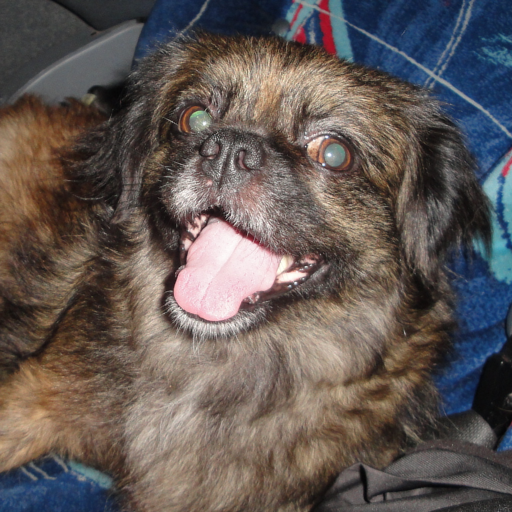
#> input picture chicky_512.png, 512 x 512 px
$ python Thresh.py
#> lines starting #> are read from the running program, lines starting #| are printed output that depends on the picture
# -*- coding: utf-8 -*-
"""
Created on Fri Sep 27 10:46:16 2019

@author: aqdus
"""

import cv2 as cv
import numpy as np

img = cv.imread('chicky_512.png')
#> img is the input picture: shape (512, 512, 3); mean B, G, R 85.8, 89.1, 98.5
_, th1 = cv.threshold(img, 50, 255, cv.THRESH_BINARY)
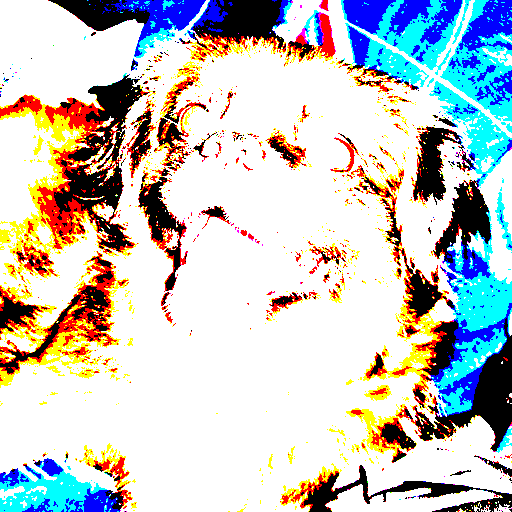
#> th1: shape (512, 512, 3); mean B, G, R 196.9, 199.2, 196.9
_, th2 = cv.threshold(img, 200, 255, cv.THRESH_BINARY_INV)
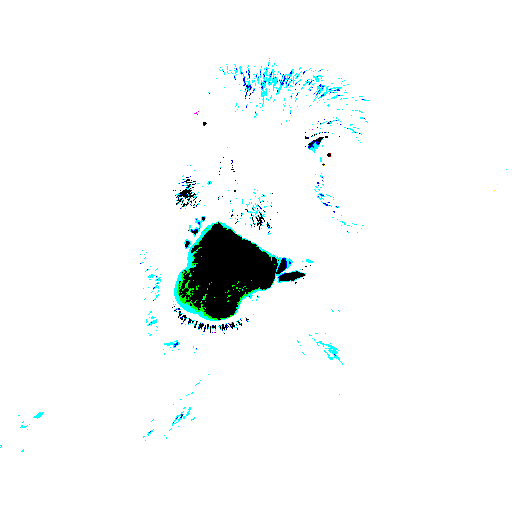
#> th2: shape (512, 512, 3); mean B, G, R 248.3, 248.4, 245
_, th3 = cv.threshold(img, 127, 255, cv.THRESH_TRUNC)
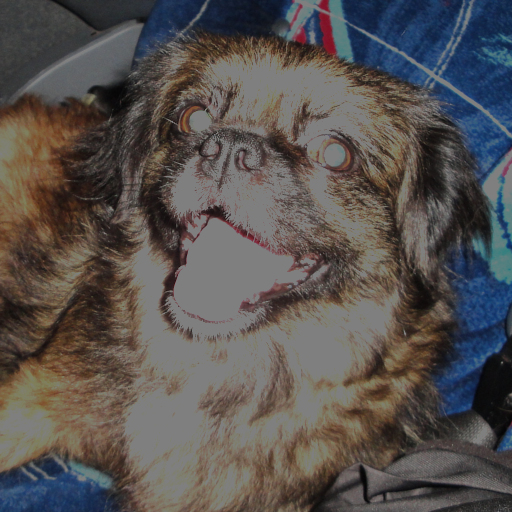
#> th3: shape (512, 512, 3); mean B, G, R 80.6, 82.5, 87.2
_, th4 = cv.threshold(img, 127, 255, cv.THRESH_TOZERO)
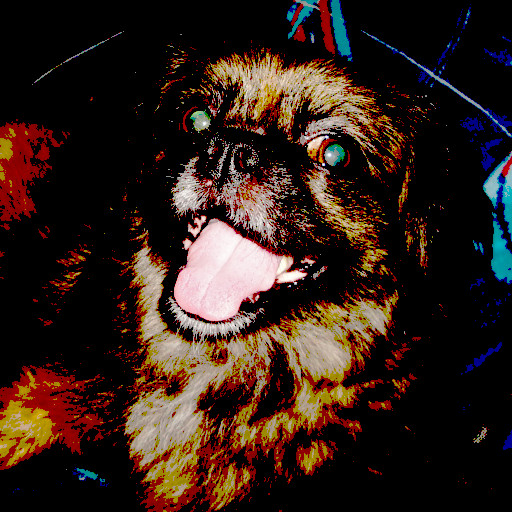
#> th4: shape (512, 512, 3); mean B, G, R 24, 32.1, 49.5
_, th5 = cv.threshold(img, 127, 255, cv.THRESH_TOZERO_INV)
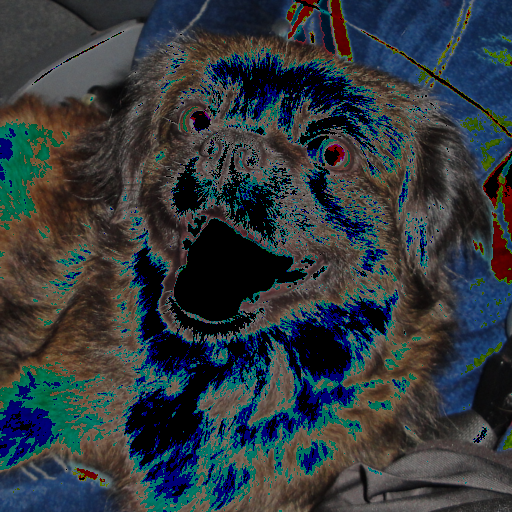
#> th5: shape (512, 512, 3); mean B, G, R 61.8, 57, 49


cv.imshow("Image", img)
cv.imshow("th1", th1)
cv.imshow("th2", th2)
cv.imshow("th3", th3)
cv.imshow("th4", th4)
cv.imshow("th5", th5)

cv.waitKey(0)
cv.destroyAllWindows()

$ run again, with gradient.png copied over chicky_512.png
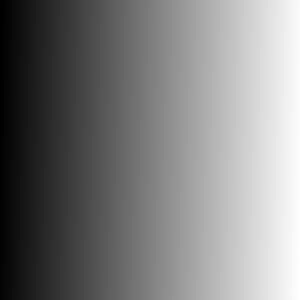
#> input picture gradient.png, 300 x 300 px
#> img is the input picture: shape (300, 300, 3); mean B, G, R 126.5, 126.5, 126.5
#> `_, th2 = cv.threshold(img, 200, 255, cv.THRESH_BINARY_INV)`:
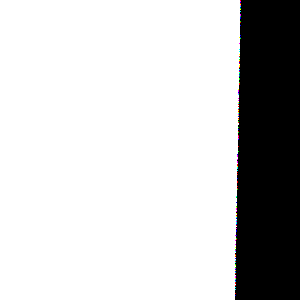
#> th2: shape (300, 300, 3); mean B, G, R 202.2, 202.1, 202.2
#> `_, th5 = cv.threshold(img, 127, 255, cv.THRESH_TOZERO_INV)`:
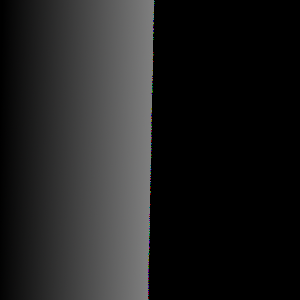
#> th5: shape (300, 300, 3); mean B, G, R 32.2, 32.2, 32.2

$ run again, with sudoku.png copied over chicky_512.png
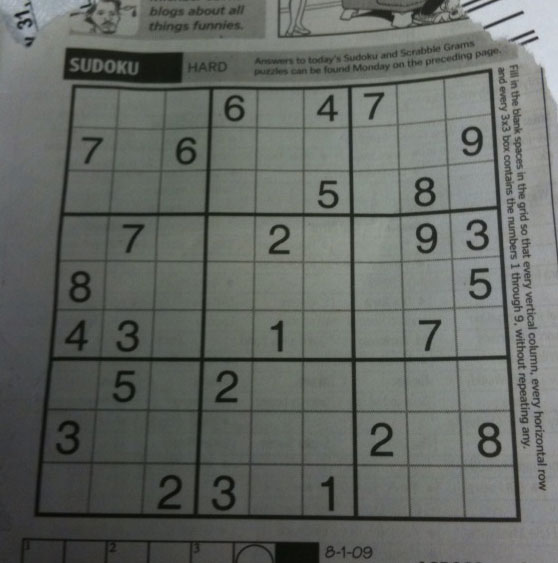
#> input picture sudoku.png, 558 x 563 px
#> img is the input picture: shape (563, 558, 3); mean B, G, R 99.5, 104.1, 100
#> `_, th4 = cv.threshold(img, 127, 255, cv.THRESH_TOZERO)`:
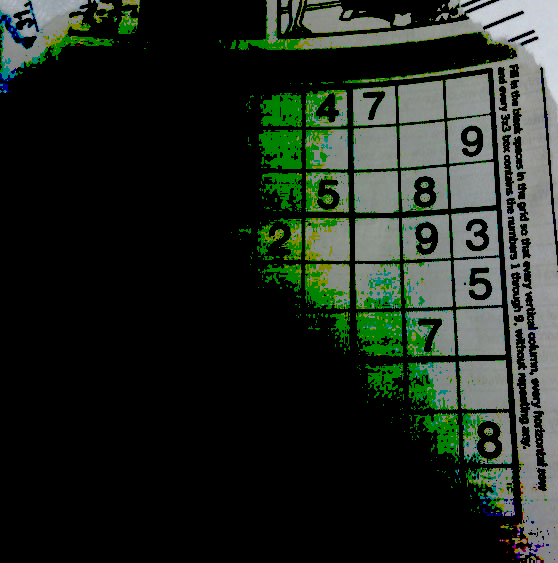
#> th4: shape (563, 558, 3); mean B, G, R 32.3, 40.7, 32.4
#> `_, th5 = cv.threshold(img, 127, 255, cv.THRESH_TOZERO_INV)`:
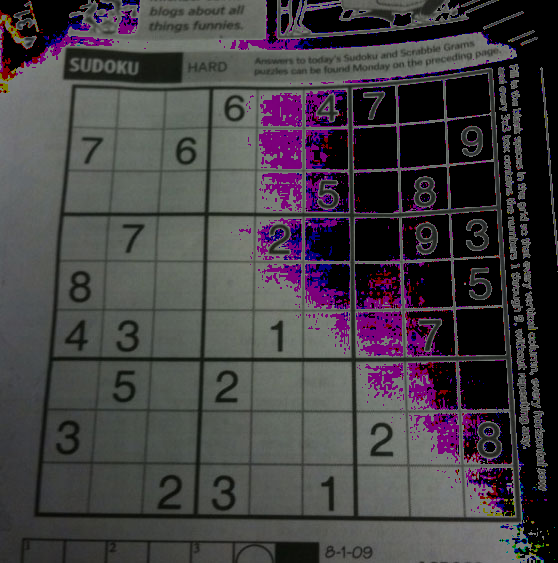
#> th5: shape (563, 558, 3); mean B, G, R 67.1, 63.4, 67.6
